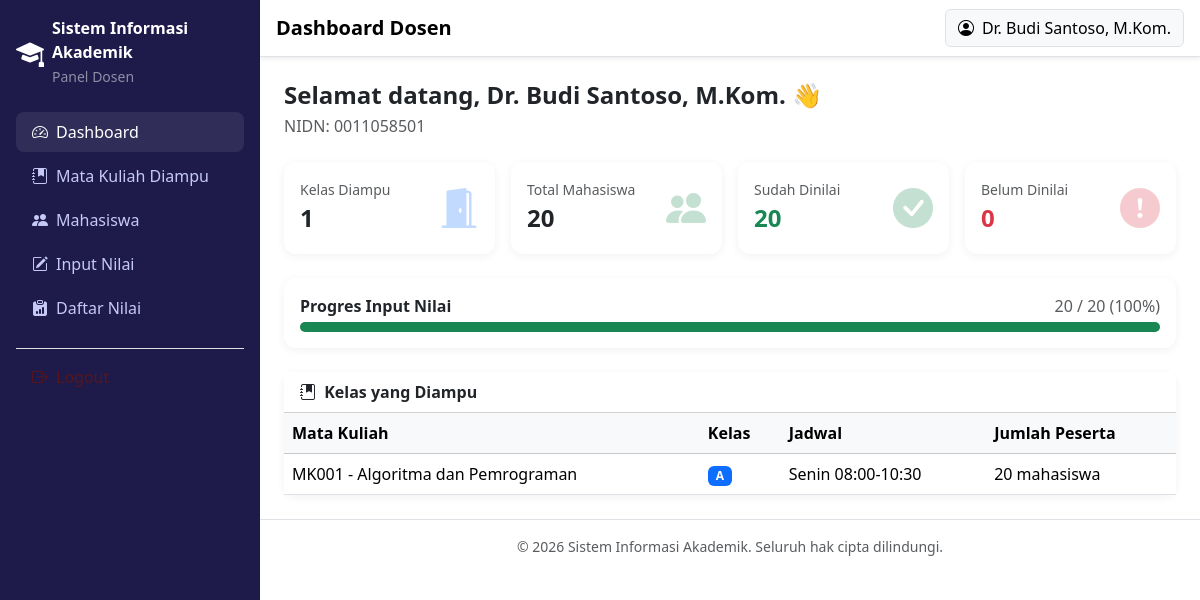
The page /dosen/dashboard.php (signed in) on the database its author committed.
### tables this page shows
CREATE TABLE `dosen` (
  `id` INT UNSIGNED AUTO_INCREMENT PRIMARY KEY,
  `user_id` INT UNSIGNED NOT NULL UNIQUE,
  `nidn` VARCHAR(20) NOT NULL UNIQUE,
  `nama` VARCHAR(100) NOT NULL,
  `jenis_kelamin` ENUM('L', 'P') NOT NULL,
  `no_hp` VARCHAR(20) DEFAULT NULL,
  `alamat` TEXT DEFAULT NULL,
  `foto` VARCHAR(255) DEFAULT NULL,
  `created_at` TIMESTAMP DEFAULT CURRENT_TIMESTAMP,
  CONSTRAINT `fk_dosen_user` FOREIGN KEY (`user_id`) REFERENCES `users`(`id`) ON DELETE CASCADE ON UPDATE CASCADE
);

CREATE TABLE `kelas` (
  `id` INT UNSIGNED AUTO_INCREMENT PRIMARY KEY,
  `mata_kuliah_id` INT UNSIGNED NOT NULL,
  `dosen_id` INT UNSIGNED NOT NULL,
  `tahun_akademik_id` INT UNSIGNED NOT NULL,
  `nama_kelas` VARCHAR(10) NOT NULL COMMENT 'contoh: A, B, C',
  `hari` VARCHAR(20) DEFAULT NULL,
  `jam` VARCHAR(30) DEFAULT NULL,
  `ruang` VARCHAR(20) DEFAULT NULL,
  `kuota` INT UNSIGNED NOT NULL DEFAULT 30,
  `created_at` TIMESTAMP DEFAULT CURRENT_TIMESTAMP,
  CONSTRAINT `fk_kelas_matkul` FOREIGN KEY (`mata_kuliah_id`) REFERENCES `mata_kuliah`(`id`) ON DELETE CASCADE ON UPDATE CASCADE,
  CONSTRAINT `fk_kelas_dosen` FOREIGN KEY (`dosen_id`) REFERENCES `dosen`(`id`) ON DELETE CASCADE ON UPDATE CASCADE,
  CONSTRAINT `fk_kelas_tahun` FOREIGN KEY (`tahun_akademik_id`) REFERENCES `tahun_akademik`(`id`) ON DELETE CASCADE ON UPDATE CASCADE
);

CREATE TABLE `mata_kuliah` (
  `id` INT UNSIGNED AUTO_INCREMENT PRIMARY KEY,
  `kode_mk` VARCHAR(20) NOT NULL UNIQUE,
  `nama_mk` VARCHAR(150) NOT NULL,
  `sks` TINYINT UNSIGNED NOT NULL,
  `semester` TINYINT UNSIGNED NOT NULL COMMENT 'semester ke berapa mk ini ditawarkan',
  `created_at` TIMESTAMP DEFAULT CURRENT_TIMESTAMP
);

### includes/auth.php (called while the page is built, shortened)
<?php
function currentUserName(): string
{
    return $_SESSION['nama'] ?? 'Pengguna';
}

### dosen/dashboard.php (the view, shortened to what this page needs)
<?php
require_once __DIR__ . '/../includes/auth.php';
$db = Database::getConnection();
$stmtDosen = $db->prepare('SELECT id, nidn FROM dosen WHERE user_id = :user_id');
$stmtDosen->execute([':user_id' => $_SESSION['user_id']]);
$dosen = $stmtDosen->fetch();
$dosenId = $dosen['id'] ?? 0;
$stmtKelas = $db->prepare('SELECT COUNT(*) AS total FROM kelas WHERE dosen_id = :dosen_id');
$stmtKelas->execute([':dosen_id' => $dosenId]);
$totalKelas = (int) $stmtKelas->fetch()['total'];
$stmtRingkasan = $db->prepare('
    SELECT
        COUNT(DISTINCT k.mahasiswa_id) AS total_mahasiswa,
        COUNT(k.id) AS total_krs,
        SUM(CASE WHEN n.id IS NOT NULL THEN 1 ELSE 0 END) AS sudah_dinilai
    FROM krs k
    JOIN kelas kl ON kl.id = k.kelas_id
    LEFT JOIN nilai n ON n.krs_id = k.id
    WHERE kl.dosen_id = :dosen_id
');
$stmtRingkasan->execute([':dosen_id' => $dosenId]);
$ringkasan = $stmtRingkasan->fetch();
$totalMahasiswa = (int) ($ringkasan['total_mahasiswa'] ?? 0);
$totalKrs = (int) ($ringkasan['total_krs'] ?? 0);
$sudahDinilai = (int) ($ringkasan['sudah_dinilai'] ?? 0);
$belumDinilai = $totalKrs - $sudahDinilai;
$persenProgres = $totalKrs > 0 ? round(($sudahDinilai / $totalKrs) * 100) : 0;
$stmtDaftarKelas = $db->prepare('
    SELECT k.id, k.nama_kelas, k.hari, k.jam, mk.kode_mk, mk.nama_mk,
           (SELECT COUNT(*) FROM krs WHERE kelas_id = k.id) AS jumlah_peserta
    FROM kelas k
    JOIN mata_kuliah mk ON mk.id = k.mata_kuliah_id
    WHERE k.dosen_id = :dosen_id
    ORDER BY mk.nama_mk ASC
');
$stmtDaftarKelas->execute([':dosen_id' => $dosenId]);
$daftarKelas = $stmtDaftarKelas->fetchAll();
require_once __DIR__ . '/../includes/header.php';
?>
<div class="mb-4">
    <h4 class="fw-bold mb-1">Selamat datang, <?= htmlspecialchars(currentUserName()) ?> 👋</h4>
    <p class="text-muted mb-0">NIDN: <?= htmlspecialchars($dosen['nidn'] ?? '-') ?></p>
</div>
<div class="row g-3 mb-4">
    <div class="col-6 col-md-3">
        <div class="card card-stat h-100">
            <div class="card-body d-flex align-items-center justify-content-between">
                <div>
                    <div class="text-muted small">Kelas Diampu</div>
                    <div class="fs-4 fw-bold"><?= $totalKelas ?></div>
                </div>
                <i class="bi bi-door-open-fill fs-1 text-primary opacity-25"></i>
            </div>
        </div>
    </div>
    <div class="col-6 col-md-3">
        <div class="card card-stat h-100">
            <div class="card-body d-flex align-items-center justify-content-between">
                <div>
                    <div class="text-muted small">Total Mahasiswa</div>
                    <div class="fs-4 fw-bold"><?= $totalMahasiswa ?></div>
                </div>
                <i class="bi bi-people-fill fs-1 text-success opacity-25"></i>
            </div>
        </div>
    </div>
    <div class="col-6 col-md-3">
        <div class="card card-stat h-100">
            <div class="card-body d-flex align-items-center justify-content-between">
                <div>
                    <div class="text-muted small">Sudah Dinilai</div>
                    <div class="fs-4 fw-bold text-success"><?= $sudahDinilai ?></div>
                </div>
                <i class="bi bi-check-circle-fill fs-1 text-success opacity-25"></i>
            </div>
        </div>
    </div>
    <div class="col-6 col-md-3">
        <div class="card card-stat h-100">
            <div class="card-body d-flex align-items-center justify-content-between">
                <div>
                    <div class="text-muted small">Belum Dinilai</div>
                    <div class="fs-4 fw-bold text-danger"><?= $belumDinilai ?></div>
                </div>
                <i class="bi bi-exclamation-circle-fill fs-1 text-danger opacity-25"></i>
            </div>
        </div>
    </div>
</div>
<div class="card card-stat mb-4">
    <div class="card-body">
        <div class="d-flex justify-content-between mb-1">
            <span class="fw-semibold">Progres Input Nilai</span>
            <span class="text-muted"><?= $sudahDinilai ?> / <?= $totalKrs ?> (<?= $persenProgres ?>%)</span>
        </div>
        <div class="progress" style="height: 10px;">
            <div class="progress-bar bg-success" role="progressbar" style="width: <?= $persenProgres ?>%;" aria-valuenow="<?= $persenProgres ?>" aria-valuemin="0" aria-valuemax="100"></div>
        </div>
    </div>
</div>
<div class="card card-stat">
    <div class="card-header bg-white fw-semibold">
        <i class="bi bi-journal-bookmark-fill me-1"></i> Kelas yang Diampu
    </div>
    <div class="card-body p-0">
        <div class="table-responsive">
            <table class="table table-hover mb-0 align-middle">
                <thead class="table-light">
                    <tr>
                        <th>Mata Kuliah</th>
                        <th>Kelas</th>
                        <th>Jadwal</th>
                        <th>Jumlah Peserta</th>
                    </tr>
                </thead>
                <tbody>
                    <?php if (empty($daftarKelas)): ?>
                        <tr>
                            <td colspan="4" class="text-center text-muted py-3">Anda belum mengampu kelas apapun.</td>
                        </tr>
                    <?php else: ?>
                        <?php foreach ($daftarKelas as $k): ?>
                            <tr>
                                <td><?= htmlspecialchars($k['kode_mk'] . ' - ' . $k['nama_mk']) ?></td>
                                <td><span class="badge bg-primary"><?= htmlspecialchars($k['nama_kelas']) ?></span></td>
                                <td><?= htmlspecialchars(($k['hari'] ?? '-') . ' ' . ($k['jam'] ?? '')) ?></td>
                                <td><?= (int) $k['jumlah_peserta'] ?> mahasiswa</td>
                            </tr>
                        <?php endforeach; ?>
                    <?php endif; ?>
                </tbody>
            </table>
        </div>
    </div>
</div>
<?php require_once __DIR__ . '/../includes/footer.php'; ?>

### assets/css/style.css (style rules this page uses)
:root { --sia-primary: #4f46e5; --sia-primary-dark: #3730a3; --sia-bg-soft: #f4f5fb; }
body { font-family: 'Segoe UI', Roboto, Arial, sans-serif; }
.card-stat { border: none; border-radius: 12px; box-shadow: 0 2px 10px rgba(0, 0, 0, 0.06); }

### rows shown on the page
dosen: nidn "0011058501"
kelas: mata_kuliah.nama_mk "MK001 - Algoritma dan Pemrograman", nama_kelas "A", hari+jam "Senin 08:00-10:30", jumlah_peserta "20"

### other values the page prints
APP_NAME "Sistem Informasi Akademik"
$role "Dosen"
$pageTitle "Dashboard Dosen"
currentUserName() "Dr. Budi Santoso, M.Kom."
$totalKelas "1"
$totalMahasiswa "20"
$sudahDinilai "20"
$belumDinilai "0"
$totalKrs "20"
$persenProgres "100"
